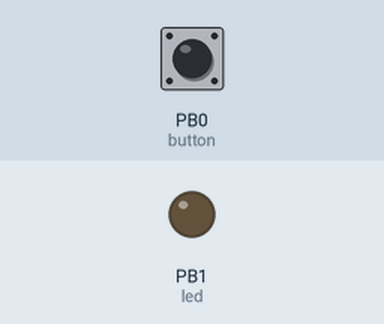
This sketch was run on a simulated ATtiny85, built with avr-gcc and run on an emulated ATtiny85. Shown: output pins drawn as LEDs (lit = HIGH). Dashed ring = blinking. The inputs (shaded band) are chosen by the test bench; at power-on: PB0 (button) LOW.

Above: at 1.2 s.
1.3 s: PB0 (button) pulled HIGH for 0.15 s
At 1.9 s:
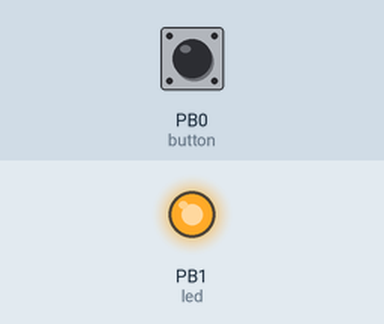
2.9 s: PB0 (button) pulled HIGH for 1 s
At 5.8 s:
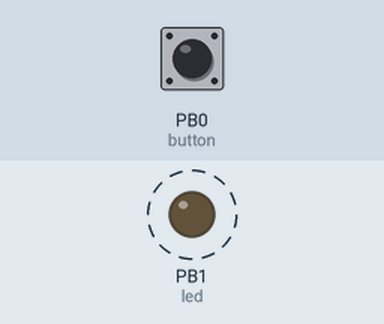
5.9 s: PB0 (button) pulled HIGH for 3.2 s
At 6.6 s:
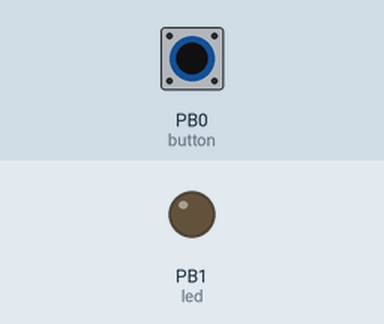
Timing chart, 0 to 8.9 s (numbered marks = the images above; inputs shaded):
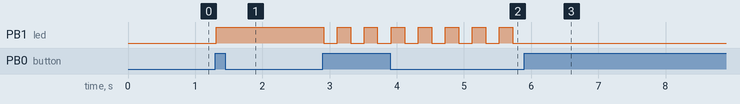

Measured:
- after the input at 1.3 s, PB1 (led): LOW → HIGH at once
- after the input at 2.9 s, PB1 (led): alternates HIGH for 0.20 s and LOW for 0.20 s, starting at once
- after the input at 5.9 s, PB1 (led): stops changing and stays LOW

The sketch:

ATTiny85_Hello_World.ino
```cpp
//ATTiny85 Hello World
//Harmony Petty

long int beginT = millis(); // Tracks the beginning time for the timer

//Component Variables
int led = 1;
int button = 0;

//Debouncing Variables
int butState;
int prevState;
int curStep = 0;//Controls what step the circuit is in.
boolean lit = true; // controlls the status of the Led if blinking


void setup() {
  // put your setup code here, to run once:
pinMode(led, OUTPUT);
pinMode(button, INPUT);
}

void loop() {
  butState= digitalRead(button);

  //debouncing
  if (butState == 1 && prevState == 0){
    delay(10);//Used to debounce hardware
    curStep++;
    if(curStep > 2){
      curStep = 0;
    }
  }
  prevState = butState;

  //Finite State Machine to control the "step" of the LED
  switch (curStep){
    case 0: // Off Mode
    digitalWrite (led, LOW);
    break;
    case 1: // On Mode
    digitalWrite (led, HIGH);
    break;
    case 2: // Blinking Mode
    if (millis()- beginT > 200){
      if(lit){
        lit = !lit;
      }else {
        lit = !lit;
      }
      beginT=millis();
    }

    //Control status of LED
    if(lit){
      digitalWrite(led, HIGH);
    }else {
      digitalWrite(led,LOW);
    }
    break;
  }
  }
```
